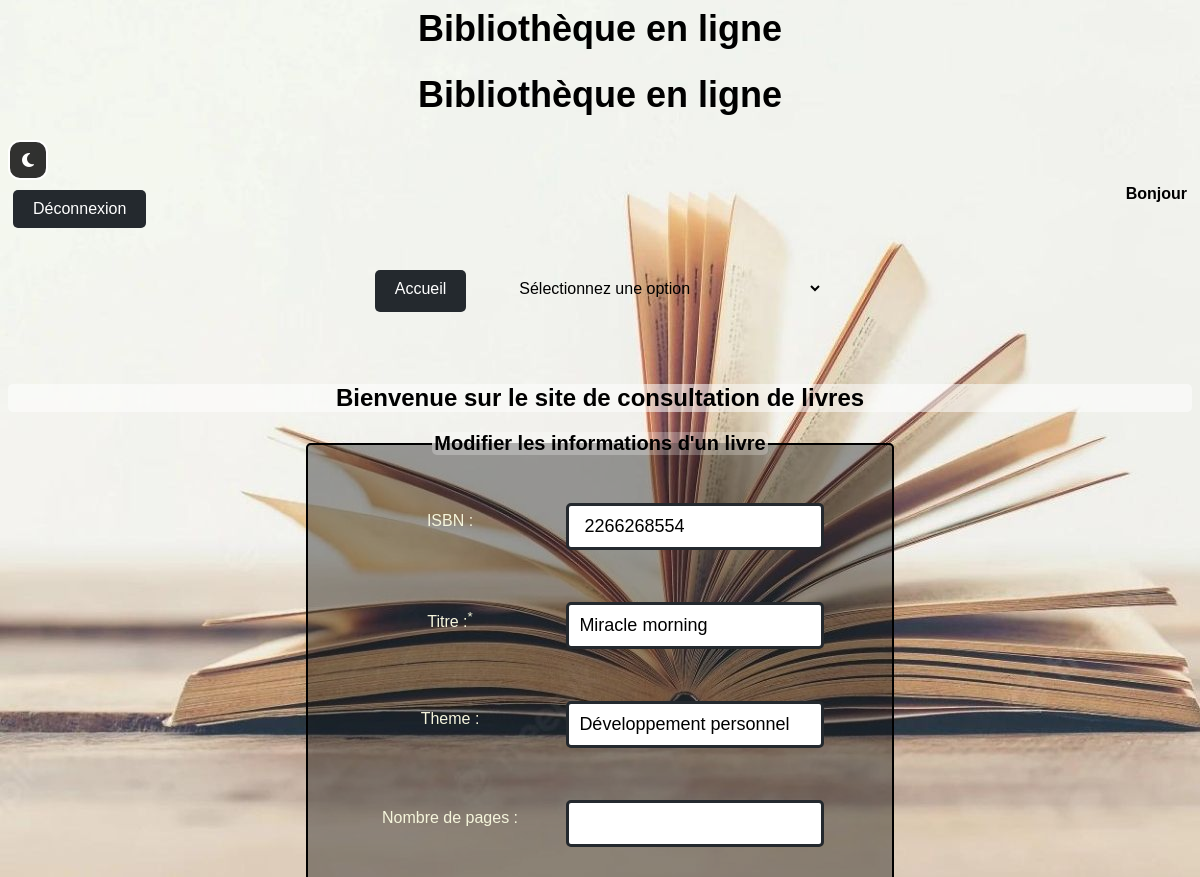
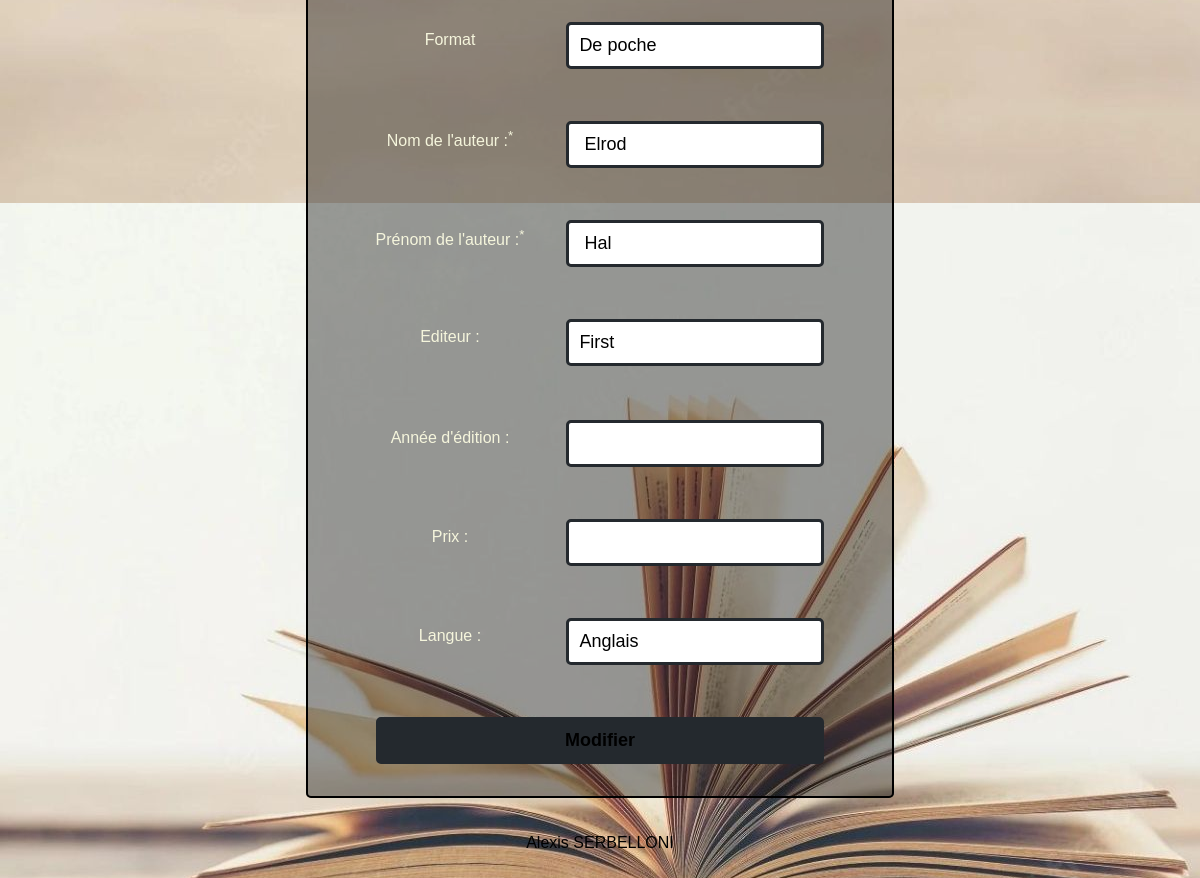
Page /modifierLigne.php?id=8 on the committed database (2 pictures, top to bottom).
### tables this page shows
CREATE TABLE `livre` (
  `id` int(11) NOT NULL,
  `isbn` varchar(15) NOT NULL,
  `titre` varchar(80) NOT NULL,
  `theme` varchar(80) NOT NULL,
  `nombreDePage` varchar(150) NOT NULL,
  `format` varchar(80) NOT NULL,
  `nomAuteur` varchar(80) NOT NULL,
  `prenomAuteur` varchar(80) NOT NULL,
  `editeur` varchar(80) NOT NULL,
  `anneeEdition` varchar(80) NOT NULL,
  `prix` decimal(6,0) NOT NULL,
  `langue` varchar(80) NOT NULL
);

### modifierLigne.php (the view, shortened to what this page needs)
<!DOCTYPE html>
<html lang="en">
<head>
    <link rel="stylesheet" href="style.css">
    <link rel="stylesheet" href="styledark.css">
    <link rel="stylesheet" href="https://cdnjs.cloudflare.com/ajax/libs/font-awesome/6.2.1/css/all.min.css" />
</head>
<body class="light">
    <h1>Bibliothèque en ligne</h1>
<?php include "acceuil.php";
        $connex = mysqli_connect('localhost', 'root', '', 'bibliotheque');
        $id = $_GET['id'];
        $query = "SELECT * FROM livre WHERE id = '$id'";
        $result = mysqli_query($connex, $query);
        $row = mysqli_fetch_array($result);
        ?>
    <form action="traitmodifierLigne.php?id=<?= $id; ?>" method="post">
        <fieldset>
            <legend id="legend"><b>Modifier les informations d'un livre</b></legend>
            <table>
                <tr>
                    <td>
                        <label for="isbn">ISBN :</label>
                    </td>
                    <td>
                        <input type="text" name="isbn" id="isbn" value="<?= $row['isbn'] ?>">
                    </td>
                </tr>
                <tr>
                    <td>
                        <label for="titre">Titre :<sup>*</sup></label>
                    </td>
                    <td>
                        <input type="text" name="titre" id="titre" value="<?= $row['titre'] ?>">
                    </td>
                </tr>
                <tr>
                    <td>
                        <label for="theme">Theme :</label>
                    </td>
                    <td>
                        <input type="text" name="theme" id="theme" value="<?= $row['theme'] ?>">
                    </td>
                </tr>
                <tr>
                    <td>
                        <label for="nbPage">Nombre de pages :</label>
                    </td>
                    <td>
                        <input type="text" name="nbPage" id="nbPage" <?= $row['nombreDePage'] ?>>
                    </td>
                </tr>
                <tr>
                    <td>
                        <label for="format">Format
                    </td>
                    <td>
                        <input type="text" name="format" id="format" value="<?= $row['format'] ?>">
                    </td>
                </tr>
                <tr>
                    <td>
                        <label for="nomAuteur">Nom de l'auteur :<sup>*</sup></label>
                    </td>
                    <td>
                        <input type="text" name="nomAuteur" id="nomAuteur" value="<?= $row['nomAuteur'] ?>">
                    </td>
                </tr>
                <tr>
                    <td>
                        <label for="prenomAuteur">Prénom de l'auteur :<sup>*</sup></label>
                    </td>
                    <td>
                        <input type="text" name="prenomAuteur" id="prenomAuteur" value="<?= $row['prenomAuteur'] ?>">
                    </td>
                </tr>
                <tr>
                    <td>
                        <label for="editeur">Editeur :</label>
                    </td>
                    <td>
                        <input type="text" name="editeur" id="editeur" value="<?= $row['editeur'] ?>">
                    </td>
                </tr>
                <tr>
                <tr>
                    <td>
                        <label for="anneeEdition">Année d'édition :</label>
                    </td>
                    <td>
                        <input type="text" name="anneeEdition" id="anneeEdition" <?= $row['anneeEdition'] ?>>
                    </td>
                </tr>
                <tr>
                    <td>
                        <label for="prix">Prix :</label>
                    </td>
                    <td>
                        <input type="text" name="prix" id="prix" <?= $row['prix'] ?>>
                    </td>
                </tr>
                <tr>
                    <td>
                        <label for="langue">Langue : </label>
                    </td>
                    <td>
                        <input type="text" name="langue" id="langue" value="<?= $row['langue'] ?>">
                    </td>
                </tr>
                <tr>
                    <td colspan="2" align="center">
                        <input type="submit" value="Modifier" id="submit">
                    </td>
                </tr>
            </table>
        </fieldset>
    </form>
<?php include "footer.php" ?>
</body>
</html>

### style.css (style rules this page uses)
* { box-sizing: border-box; }
body { background: url(./css/img/9.jpg) no-repeat center center fixed; background-size: cover; font-family: Arial, Helvetica, sans-serif; font-family: Arial, sans-serif; background-color: beige; color: cream; }
h1 { text-align: center; margin-top: 5px; }
table { margin: 0 auto; }
fieldset { background-color: rgba(0, 0, 0, 0.386); border-radius: 5px; border: 2px solid black; }
legend { color: #000000; font-size: 20px; background-color: rgba(255, 255, 255, 0.256); border-radius: 5px; }
input[type="submit"] { border-radius: 5px; padding: 5px; margin-top: 5px; border: none; font-weight: bold; }
label { color: beige; }
table { margin-top: 10px; }
form { width: 50%; margin: 0 auto; min-width: 30%; text-align: center; }
input[type="text"], input[type="submit"] { padding: 10px; font-size: 18px; border-radius: 5px; border: 1px solid lightgray; margin-top: 10px; transition: 0.3s ease-in-out; }
input[type="submit"] { background-color: lightgray; color: white; width: 120px; }
#legend { font-size: 20px; }

### styledark.css (style rules this page uses)
body.dark input[type="text"], input[type="password"], input[type="submit"], input[type="mail"] { color: black; }

### styleIndex.css (style rules this page uses)
body { background: url(./Css/img/9.jpg); }
h1 { text-align: center; font-size: 36px; }
td { padding: 20px; }
input[type="text"], input[type="password"], input[type="submit"], input[type="mail"] { width: 100%; padding: 10px; border-radius: 5px; border: 3px solid #24292e; font-size: 18px; transition: all 0.3s ease-in-out; }
input[type="submit"] { background-color: #24292e; color: #fff; cursor: pointer; }

### rows in the picture
livre: isbn "2266268554", titre "Miracle morning", theme "Développement personnel", format "De poche", nomAuteur "Elrod", prenomAuteur "Hal", editeur "First", langue "Anglais"
